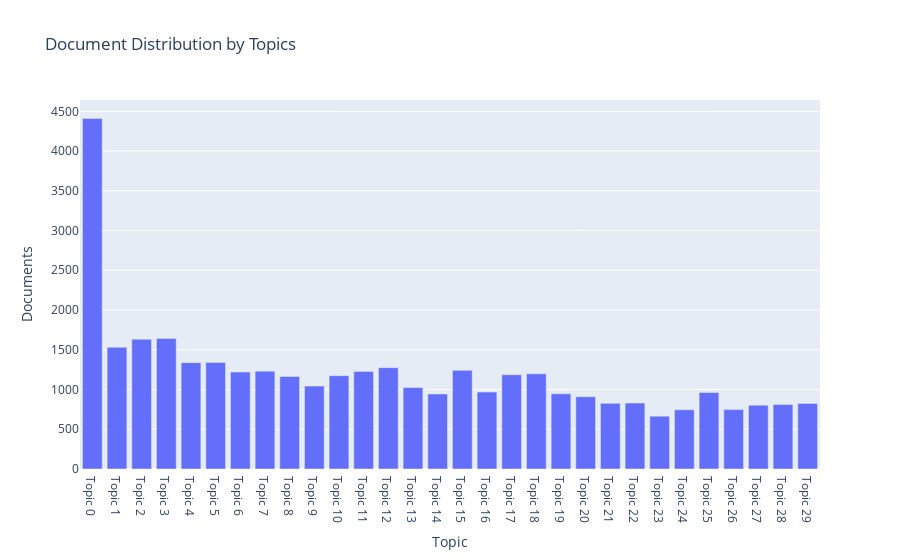

Notebook code cell kept with this figure:
### Code cell
if ENABLE_PLOTS:
  plot_model(lda, plot = 'topic_distribution')
else:
  display("ENABLE_PLOTS not enabled")

### Figure 1 — Plotly figure (JSON) as saved in the notebook; plotly's stock layout.template omitted (floating-point values rounded to 4 significant figures)
{"data": [{"textposition": "auto", "hovertemplate": "Topic=%{x}<br>Documents=%{y}<br>Keyword=%{customdata[0]}", "showlegend": false, "legendgroup": "", "name": "", "yaxis": "y", "customdata": [["support, destroy, admit, run, set, rape, scandal, threaten, anthem, isis"], ["give, show, leave, fire, job, blame, put, drop, prison, month"], ["state, boom, problem, citizen, dog, attempt, check, cost, hilarious, star"], ["people, family, money, russian, feel, team, white, question, crime, warn"], ["realdonaldtrump, live, plan, message, death, tax, much, well, player, deserve"], ["arrest, let, turn, charge, announce, traitor, threat, immigrant, agenda, also"], ["right, force, demand, bill, change, always, issue, long, wear, mom"], ["use, back, hate, pass, bring, speech, twitter, potu, target, bust"], ["time, anti, election, may, voter, move, decision, catch, jewish, slam"], ["medium, dem, even, child, real, mueller, late, veteran, way, next"], ["look, vote, kill, resign, talk, fake, leader, investigate, news, knee"], ["come, american, terrorist, victim, enough, muslim, leak, mean, least, refugee"], ["police, viral, name, investigation, fact, murder, guy, rule, steal, criminal"], ["claim, day, refuse, release, protect, world, die, sell, record, yet"], ["expose, accuse, tweet, meet, email, fan, write, continue, choose, repeal"], ["trump, liberal, supporter, member, bitch, picture, effect, sander, business, sue"], ["hit, law, remove, speak, allow, reporter, wrong, case, hand, side"], ["really, gun, many, fail, native_american_crazy_bitch, strong, act, senator_racist_fraud_native, senwarren_hey_pocahontas_awful, accept"], ["win, help, reveal, cover, massive, impeachment, suspend, create, flag, hannity"], ["year, defend, ask, word, reason, last, protester, urge, celebrate, response"], ["think, stop, never, campaign, start, disgrace, join, historic, respect, office"], ["video, attack, lose, believe, happen, former, comment, hard, approve, view"], ["report, protest, history, friend, push, open, fund, week, cop, seat"], ["still, find, fight, pay, shoot, ever, declare, send, order, violence"], ["would, could, black, stand, life, racist, play, explain, rating, place"], ["country, love, become, prove, remember, save, finally, bomb, build, major"], ["need, president, lie, first, photo, conservative, praise, care, actually, amp"], ["today, big, work, bad, illegal, must, allegation, sex, candidate, son"], ["end, face, military, lead, story, group, student, free, truth, tie"], ["fakenew, watch, tell, keep, official, list, promise, political, school, ban"]], "y": [4410, 1531, 1633, 1643, 1338, 1341, 1220, 1231, 1164, 1043, 1174, 1228, 1275, 1025, 944, 1241, 968, 1186, 1197, 946, 909, 826, 830, 665, 745, 962, 747, 803, 811, 825], "hoverlabel": {"namelength": 0}, "offsetgroup": "", "xaxis": "x", "marker": {"color": "#636efa"}, "x": ["Topic 0", "Topic 1", "Topic 2", "Topic 3", "Topic 4", "Topic 5", "Topic 6", "Topic 7", "Topic 8", "Topic 9", "Topic 10", "Topic 11", "Topic 12", "Topic 13", "Topic 14", "Topic 15", "Topic 16", "Topic 17", "Topic 18", "Topic 19", "Topic 20", "Topic 21", "Topic 22", "Topic 23", "Topic 24", "Topic 25", "Topic 26", "Topic 27", "Topic 28", "Topic 29"], "alignmentgroup": "True", "type": "bar", "orientation": "v"}], "layout": {"yaxis": {"domain": [0, 1], "anchor": "x", "title": {"text": "Documents"}}, "title": {"text": "Document Distribution by Topics"}, "barmode": "relative", "xaxis": {"domain": [0, 1], "anchor": "y", "title": {"text": "Topic"}}, "legend": {"tracegroupgap": 0}}}
